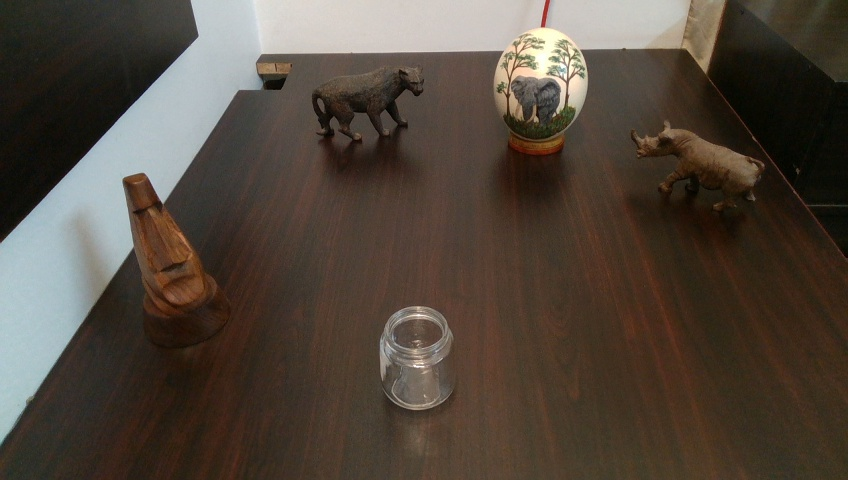
#> input picture demo_data/images/d415_000000000.jpg, 848 x 480 px
$ python -i precomputed_demo.py   (imports and definitions only)
#> lines starting #> are read from the running program, lines starting #| are printed output that depends on the picture
"""
Build the `demo_data/` package used by the Streamlit presentation.

This script does not run any models. It copies precomputed assets when they are
available and falls back to lightweight demo-safe asset generation from ground
truth masks when those exports are missing.
"""

from __future__ import annotations

import argparse
import json
import shutil
from pathlib import Path

import numpy as np
import pandas as pd
from PIL import Image, ImageFilter, ImageOps


DEFAULT_BENCHMARKS = [
    {
        "Model": "CNN U-Net",
        "Synthetic IoU": 0.686,
        "Real-Test IoU": 0.576,
        "Parameters": "31.0M",
        "Energy (mJ)": 142.3,
    },
    {
        "Model": "Spiking U-Net",
        "Synthetic IoU": 0.693,
        "Real-Test IoU": 0.623,
        "Parameters": "31.0M",
        "Energy (mJ)": 18.7,
    },
    {
        "Model": "DTA-SNN",
        "Synthetic IoU": 0.755,
        "Real-Test IoU": 0.715,
        "Parameters": "31.4M",
        "Energy (mJ)": 19.2,
    },
]


# [13 lines left out: function parse_args, not called in this run]


def ensure_dir(path: Path) -> None:
    path.mkdir(parents=True, exist_ok=True)


# [65 lines left out: functions compute_centroid, resolve_image_ids, copy_required_file, find_existing_mask, load_source_metadata, save_generated_mask, not called in this run]


def save_generated_attention(gt_src: Path, dst: Path) -> None:
#> called with gt_src = 'demo_data/images/d415_000000000.jpg', dst = 'out.png'
    gt_img = Image.open(gt_src).convert("L")
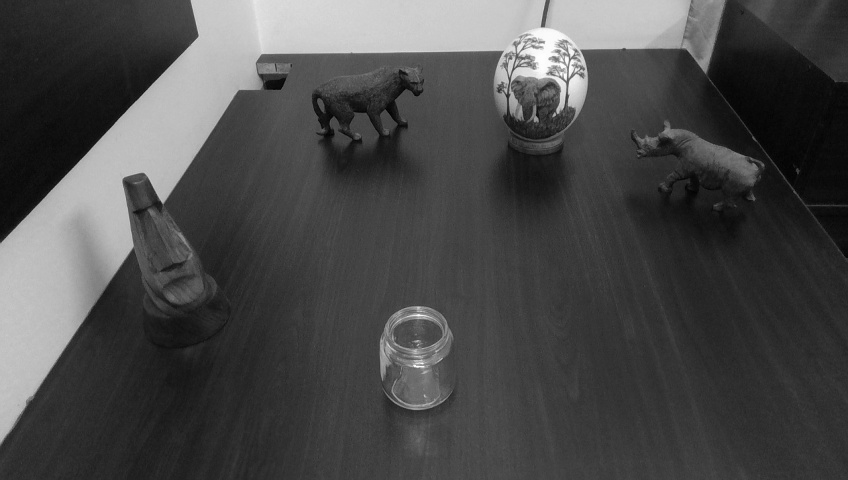
#> gt_img: PIL image 848x480 L; min 1, max 255, mean 73.4
    heat = gt_img.filter(ImageFilter.GaussianBlur(radius=12))
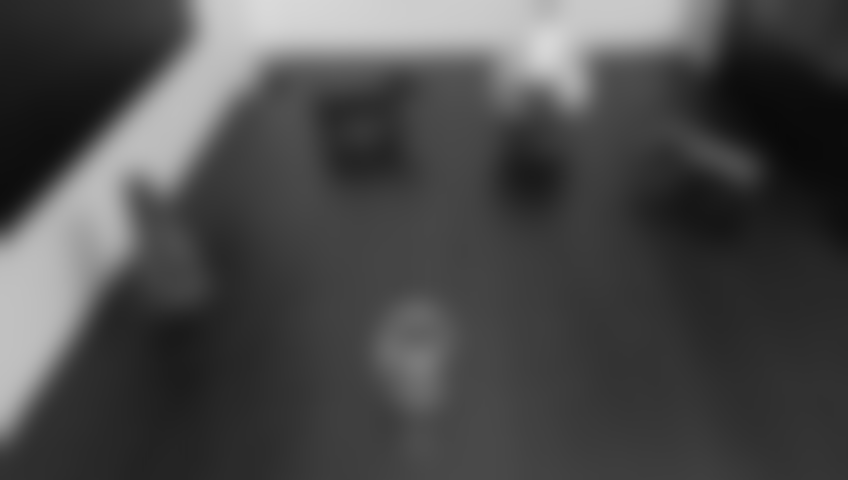
#> heat: PIL image 848x480 L; min 9, max 218, mean 73.4
    heat = ImageOps.autocontrast(heat)
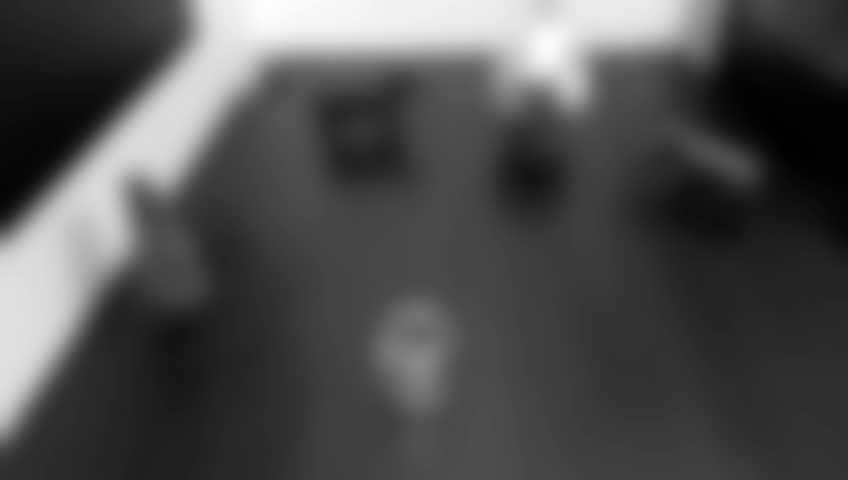
#> heat: PIL image 848x480 L; min 0, max 255, mean 78.1
    heat.save(dst)


# [107 lines left out: functions infer_demo_metrics, main, not called in this run]


# [2 lines not run here, left out]

>>> result = save_generated_attention('demo_data/images/d415_000000000.jpg', 'out.png')

$ run again, on demo_data/images/d415_000000005.jpg
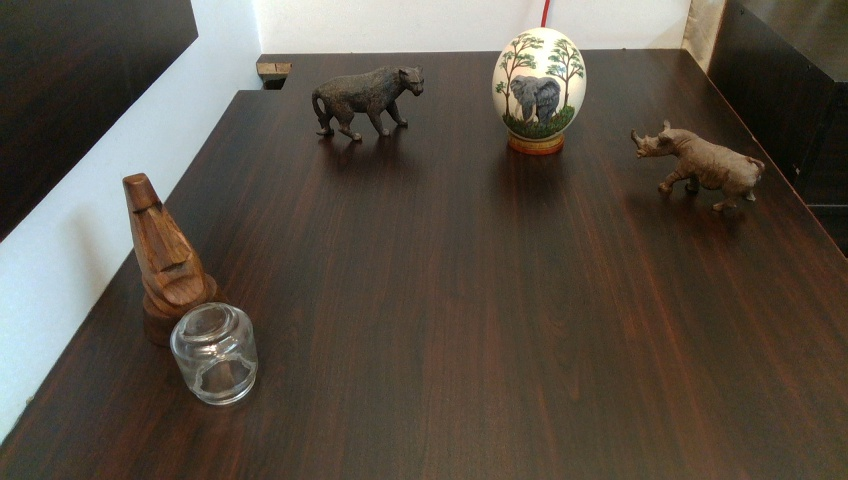
#> input picture demo_data/images/d415_000000005.jpg, 848 x 480 px
#> in save_generated_attention, `gt_img = Image.open(gt_src).convert("L")`:
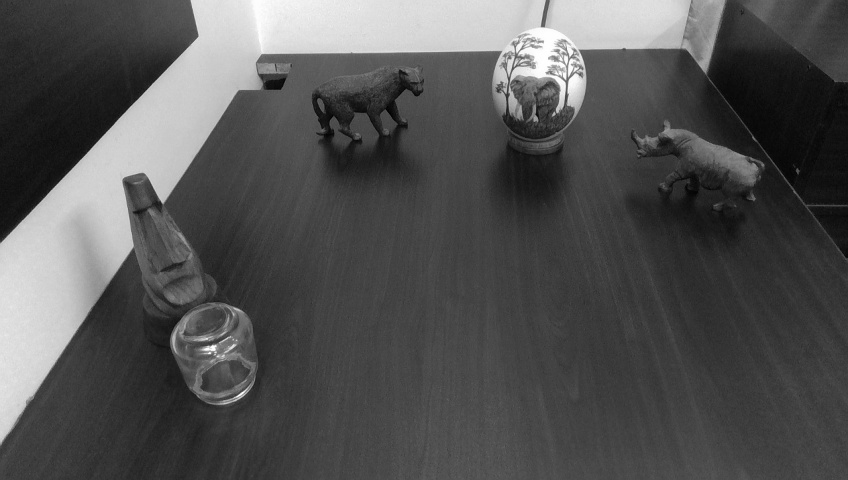
#> gt_img: PIL image 848x480 L; min 1, max 255, mean 82.3
#> in save_generated_attention, `heat = gt_img.filter(ImageFilter.GaussianBlur(radius=12))`:
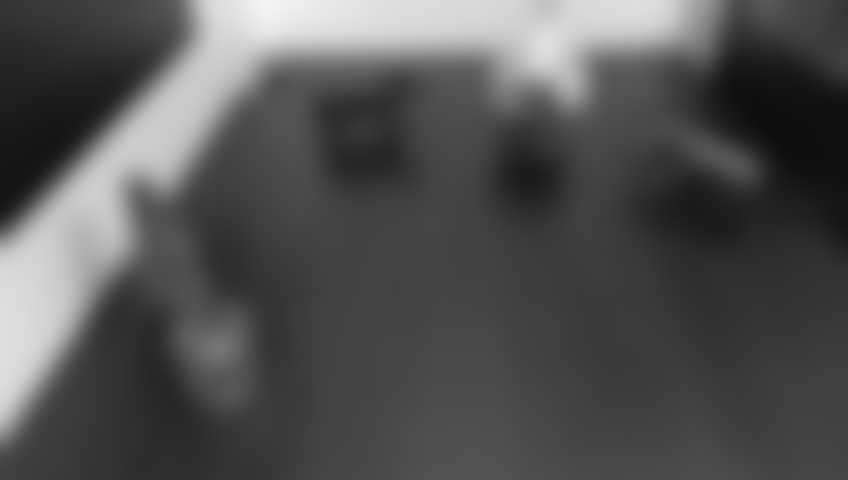
#> heat: PIL image 848x480 L; min 13, max 244, mean 82.3
